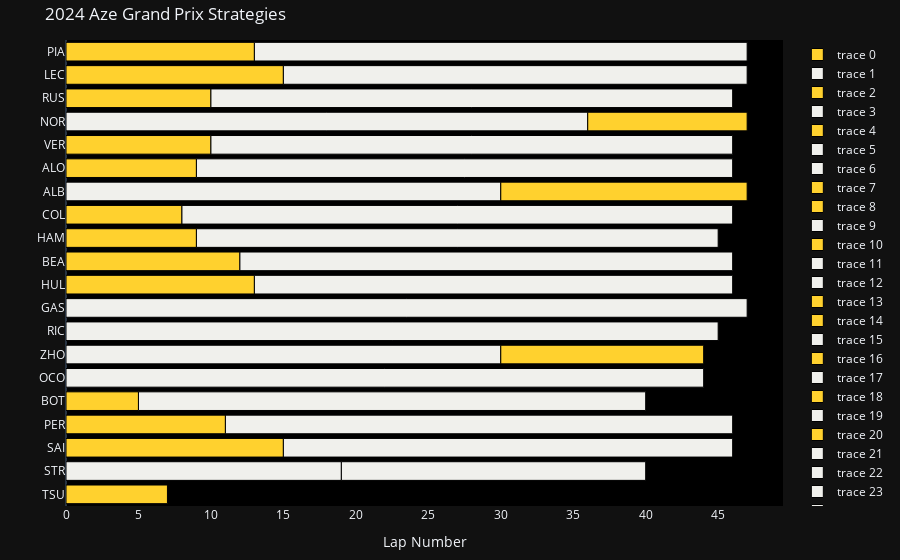

This figure's notebook cell:
### Code cell
plot_tyre_strat(session)

### Figure 1 — Plotly figure (JSON) as saved in the notebook; plotly's stock layout.template omitted (floating-point values rounded to 4 significant figures)
{"data": [{"base": 0, "marker": {"color": "#ffd12e", "line": {"color": "black", "width": 1}}, "orientation": "h", "showlegend": true, "type": "bar", "width": 0.8, "x": [13], "y": ["PIA"]}, {"base": 13, "marker": {"color": "#f0f0ec", "line": {"color": "black", "width": 1}}, "orientation": "h", "showlegend": true, "type": "bar", "width": 0.8, "x": [34], "y": ["PIA"]}, {"base": 0, "marker": {"color": "#ffd12e", "line": {"color": "black", "width": 1}}, "orientation": "h", "showlegend": true, "type": "bar", "width": 0.8, "x": [15], "y": ["LEC"]}, {"base": 15, "marker": {"color": "#f0f0ec", "line": {"color": "black", "width": 1}}, "orientation": "h", "showlegend": true, "type": "bar", "width": 0.8, "x": [32], "y": ["LEC"]}, {"base": 0, "marker": {"color": "#ffd12e", "line": {"color": "black", "width": 1}}, "orientation": "h", "showlegend": true, "type": "bar", "width": 0.8, "x": [10], "y": ["RUS"]}, {"base": 10, "marker": {"color": "#f0f0ec", "line": {"color": "black", "width": 1}}, "orientation": "h", "showlegend": true, "type": "bar", "width": 0.8, "x": [36], "y": ["RUS"]}, {"base": 0, "marker": {"color": "#f0f0ec", "line": {"color": "black", "width": 1}}, "orientation": "h", "showlegend": true, "type": "bar", "width": 0.8, "x": [36], "y": ["NOR"]}, {"base": 36, "marker": {"color": "#ffd12e", "line": {"color": "black", "width": 1}}, "orientation": "h", "showlegend": true, "type": "bar", "width": 0.8, "x": [11], "y": ["NOR"]}, {"base": 0, "marker": {"color": "#ffd12e", "line": {"color": "black", "width": 1}}, "orientation": "h", "showlegend": true, "type": "bar", "width": 0.8, "x": [10], "y": ["VER"]}, {"base": 10, "marker": {"color": "#f0f0ec", "line": {"color": "black", "width": 1}}, "orientation": "h", "showlegend": true, "type": "bar", "width": 0.8, "x": [36], "y": ["VER"]}, {"base": 0, "marker": {"color": "#ffd12e", "line": {"color": "black", "width": 1}}, "orientation": "h", "showlegend": true, "type": "bar", "width": 0.8, "x": [9], "y": ["ALO"]}, {"base": 9, "marker": {"color": "#f0f0ec", "line": {"color": "black", "width": 1}}, "orientation": "h", "showlegend": true, "type": "bar", "width": 0.8, "x": [37], "y": ["ALO"]}, {"base": 0, "marker": {"color": "#f0f0ec", "line": {"color": "black", "width": 1}}, "orientation": "h", "showlegend": true, "type": "bar", "width": 0.8, "x": [30], "y": ["ALB"]}, {"base": 30, "marker": {"color": "#ffd12e", "line": {"color": "black", "width": 1}}, "orientation": "h", "showlegend": true, "type": "bar", "width": 0.8, "x": [17], "y": ["ALB"]}, {"base": 0, "marker": {"color": "#ffd12e", "line": {"color": "black", "width": 1}}, "orientation": "h", "showlegend": true, "type": "bar", "width": 0.8, "x": [8], "y": ["COL"]}, {"base": 8, "marker": {"color": "#f0f0ec", "line": {"color": "black", "width": 1}}, "orientation": "h", "showlegend": true, "type": "bar", "width": 0.8, "x": [38], "y": ["COL"]}, {"base": 0, "marker": {"color": "#ffd12e", "line": {"color": "black", "width": 1}}, "orientation": "h", "showlegend": true, "type": "bar", "width": 0.8, "x": [9], "y": ["HAM"]}, {"base": 9, "marker": {"color": "#f0f0ec", "line": {"color": "black", "width": 1}}, "orientation": "h", "showlegend": true, "type": "bar", "width": 0.8, "x": [36], "y": ["HAM"]}, {"base": 0, "marker": {"color": "#ffd12e", "line": {"color": "black", "width": 1}}, "orientation": "h", "showlegend": true, "type": "bar", "width": 0.8, "x": [12], "y": ["BEA"]}, {"base": 12, "marker": {"color": "#f0f0ec", "line": {"color": "black", "width": 1}}, "orientation": "h", "showlegend": true, "type": "bar", "width": 0.8, "x": [34], "y": ["BEA"]}, {"base": 0, "marker": {"color": "#ffd12e", "line": {"color": "black", "width": 1}}, "orientation": "h", "showlegend": true, "type": "bar", "width": 0.8, "x": [13], "y": ["HUL"]}, {"base": 13, "marker": {"color": "#f0f0ec", "line": {"color": "black", "width": 1}}, "orientation": "h", "showlegend": true, "type": "bar", "width": 0.8, "x": [33], "y": ["HUL"]}, {"base": 0, "marker": {"color": "#f0f0ec", "line": {"color": "black", "width": 1}}, "orientation": "h", "showlegend": true, "type": "bar", "width": 0.8, "x": [47], "y": ["GAS"]}, {"base": 0, "marker": {"color": "#f0f0ec", "line": {"color": "black", "width": 1}}, "orientation": "h", "showlegend": true, "type": "bar", "width": 0.8, "x": [45], "y": ["RIC"]}, {"base": 0, "marker": {"color": "#f0f0ec", "line": {"color": "black", "width": 1}}, "orientation": "h", "showlegend": true, "type": "bar", "width": 0.8, "x": [30], "y": ["ZHO"]}, {"base": 30, "marker": {"color": "#ffd12e", "line": {"color": "black", "width": 1}}, "orientation": "h", "showlegend": true, "type": "bar", "width": 0.8, "x": [14], "y": ["ZHO"]}, {"base": 0, "marker": {"color": "#f0f0ec", "line": {"color": "black", "width": 1}}, "orientation": "h", "showlegend": true, "type": "bar", "width": 0.8, "x": [44], "y": ["OCO"]}, {"base": 0, "marker": {"color": "#ffd12e", "line": {"color": "black", "width": 1}}, "orientation": "h", "showlegend": true, "type": "bar", "width": 0.8, "x": [5], "y": ["BOT"]}, {"base": 5, "marker": {"color": "#f0f0ec", "line": {"color": "black", "width": 1}}, "orientation": "h", "showlegend": true, "type": "bar", "width": 0.8, "x": [35], "y": ["BOT"]}, {"base": 0, "marker": {"color": "#ffd12e", "line": {"color": "black", "width": 1}}, "orientation": "h", "showlegend": true, "type": "bar", "width": 0.8, "x": [11], "y": ["PER"]}, {"base": 11, "marker": {"color": "#f0f0ec", "line": {"color": "black", "width": 1}}, "orientation": "h", "showlegend": true, "type": "bar", "width": 0.8, "x": [35], "y": ["PER"]}, {"base": 0, "marker": {"color": "#ffd12e", "line": {"color": "black", "width": 1}}, "orientation": "h", "showlegend": true, "type": "bar", "width": 0.8, "x": [15], "y": ["SAI"]}, {"base": 15, "marker": {"color": "#f0f0ec", "line": {"color": "black", "width": 1}}, "orientation": "h", "showlegend": true, "type": "bar", "width": 0.8, "x": [31], "y": ["SAI"]}, {"base": 0, "marker": {"color": "#f0f0ec", "line": {"color": "black", "width": 1}}, "orientation": "h", "showlegend": true, "type": "bar", "width": 0.8, "x": [19], "y": ["STR"]}, {"base": 19, "marker": {"color": "#f0f0ec", "line": {"color": "black", "width": 1}}, "orientation": "h", "showlegend": true, "type": "bar", "width": 0.8, "x": [21], "y": ["STR"]}, {"base": 0, "marker": {"color": "#ffd12e", "line": {"color": "black", "width": 1}}, "orientation": "h", "showlegend": true, "type": "bar", "width": 0.8, "x": [7], "y": ["TSU"]}], "layout": {"bargap": 1, "margin": {"b": 40, "l": 40, "r": 40, "t": 40}, "plot_bgcolor": "black", "title": {"text": "2024 Aze Grand Prix Strategies"}, "xaxis": {"showgrid": false, "title": {"text": "Lap Number"}}, "yaxis": {"autorange": "reversed", "showgrid": false, "title": {"text": ""}}}}
